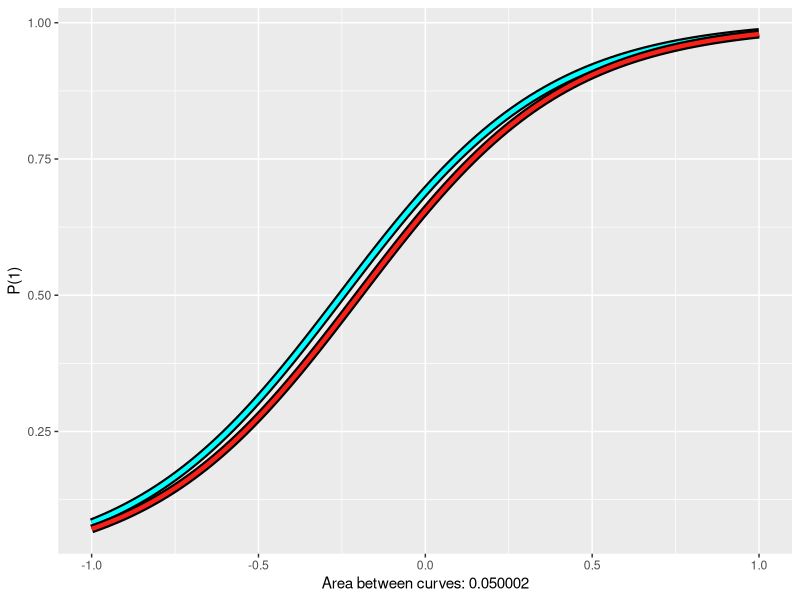
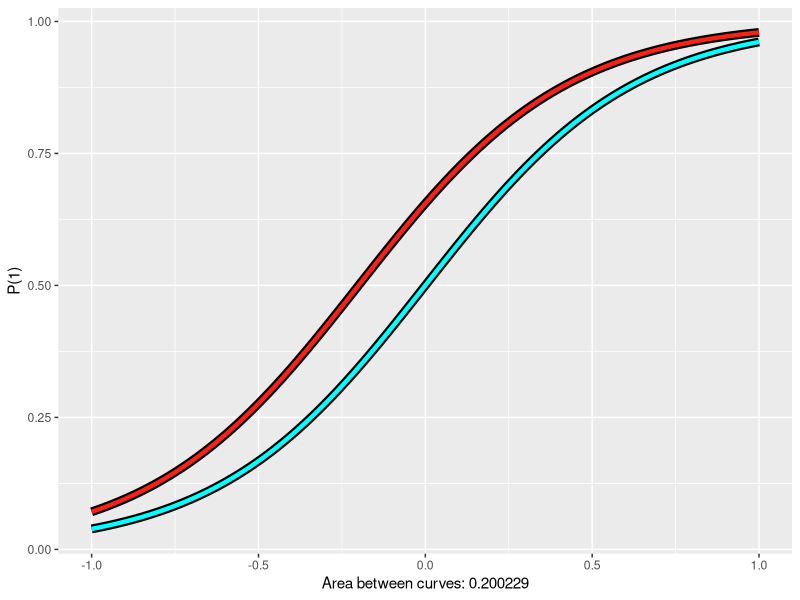
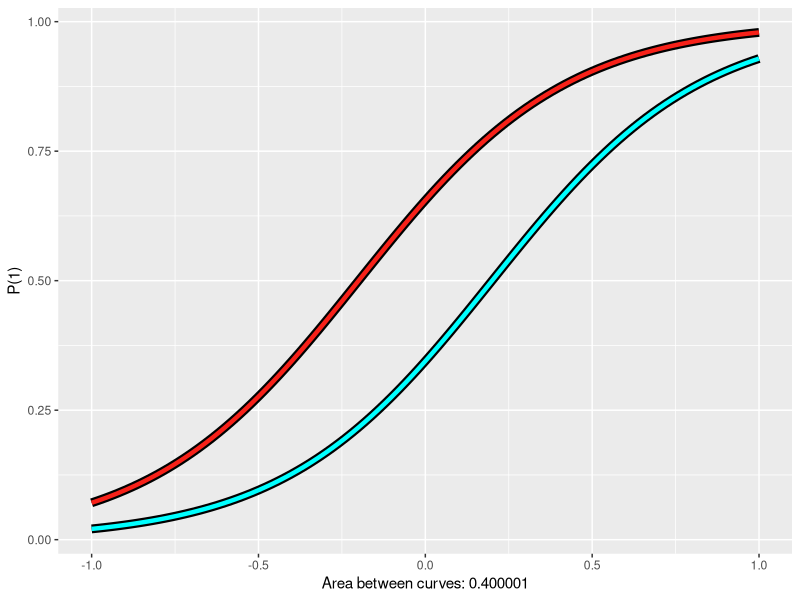
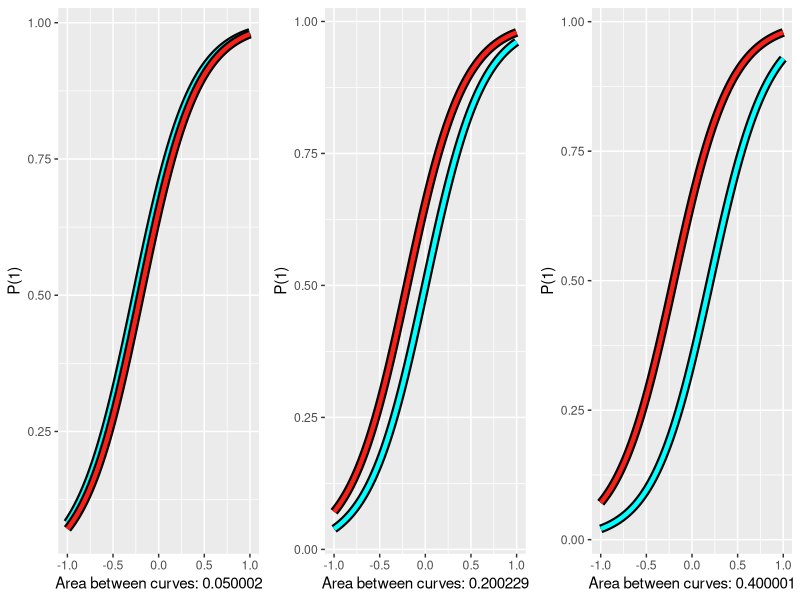

Here is the R script that generated these plots, in order:
library(ggplot2)
library(gridExtra)
pseudob<- -.25
ahat<-function(x){
  r<-(((2.71828)^x)-(2.71828)^-x)/(2.71828-(2.71828)^x)
  ((0.51+(0.02*pseudob)+(0.301*pseudob^2))*r)
  
}

c<-0
pseudoa<-ahat(.8)
p <- function(x){c + ((1-c)*(1/(1+2.71828^(-1.7*(pseudoa*(x-pseudob))))))}
pseudob2<- -.2
p2 <- function(x){c + ((1-c)*(1/(1+2.71828^(-1.7*(pseudoa*(x-pseudob2))))))}

theta <- matrix(seq(-6,6, by=.1))
cttB<-p(seq(-6,6, by=.1))
irtB<-p2(seq(-6,6, by=.1))
f1 <- approxfun(theta, cttB-irtB)     # piecewise linear function
f2 <- function(x) abs(f1(x))                 # take the positive value
auc<-integrate(f2, -6,6)
auc

graph1<-ggplot()+
  xlim(-1,1)+
  labs(x=sprintf("Area between curves: %f",auc$value),
       y="P(1)")+
  geom_function(fun=p, size=3, color="black")+
  geom_function(fun=p, size=1.5, color="cyan")+
  geom_function(fun=p2, size=3, color="black")+
  geom_function(fun=p2, size=1.5, color="#F72119")
graph1
######################################################################################
pseudob1.2<- 0
ahat<-function(x){
  r<-(((2.71828)^x)-(2.71828)^-x)/(2.71828-(2.71828)^x)
  ((0.51+(0.02*pseudob)+(0.301*pseudob^2))*r)
  
}

c<-0
pseudoa<-ahat(.8)
p1.2 <- function(x){c + ((1-c)*(1/(1+2.71828^(-1.7*(pseudoa*(x-pseudob1.2))))))}
pseudob2.2<- -.2
p2.2 <- function(x){c + ((1-c)*(1/(1+2.71828^(-1.7*(pseudoa*(x-pseudob2.2))))))}


theta <- matrix(seq(-6,6, by=.1))
cttB<-p1.2(seq(-6,6, by=.1))
irtB<-p2.2(seq(-6,6, by=.1))
f1 <- approxfun(theta, cttB-irtB)     # piecewise linear function
f2 <- function(x) abs(f1(x))                 # take the positive value
auc<-integrate(f2, -6,6)
auc
graph2<-ggplot()+
  xlim(-1,1)+
  labs(x=sprintf("Area between curves: %f",auc$value),
       y="P(1)")+
  geom_function(fun=p1.2, size=3, color="black")+
  geom_function(fun=p1.2, size=1.5, color="cyan")+
  geom_function(fun=p2.2, size=3, color="black")+
  geom_function(fun=p2.2, size=1.5, color="#F72119")
graph2

#########################################################################################

pseudob1.3<- .2
ahat<-function(x){
  r<-(((2.71828)^x)-(2.71828)^-x)/(2.71828-(2.71828)^x)
  ((0.51+(0.02*pseudob)+(0.301*pseudob^2))*r)
  
}

c<-0
pseudoa<-ahat(.8)
p1.3 <- function(x){c + ((1-c)*(1/(1+2.71828^(-1.7*(pseudoa*(x-pseudob1.3))))))}
pseudob2.3<- -.2
p2.3 <- function(x){c + ((1-c)*(1/(1+2.71828^(-1.7*(pseudoa*(x-pseudob2.3))))))}

theta <- matrix(seq(-6,6, by=.1))
cttB<-p1.3(seq(-6,6, by=.1))
irtB<-p2.3(seq(-6,6, by=.1))
f1 <- approxfun(theta, cttB-irtB)     # piecewise linear function
f2 <- function(x) abs(f1(x))                 # take the positive value
auc<-integrate(f2, -6,6)
auc

graph3<-ggplot()+
  xlim(-1,1)+
  labs(x=sprintf("Area between curves: %f",auc$value),
       y="P(1)")+
  geom_function(fun=p1.3, size=3, color="black")+
  geom_function(fun=p1.3, size=1.5, color="cyan")+
  geom_function(fun=p2.3, size=3, color="black")+
  geom_function(fun=p2.3, size=1.5, color="#F72119")
graph3

library(egg)
ggarrange(graph1, graph2, graph3, nrow=1, ncol=3)  
